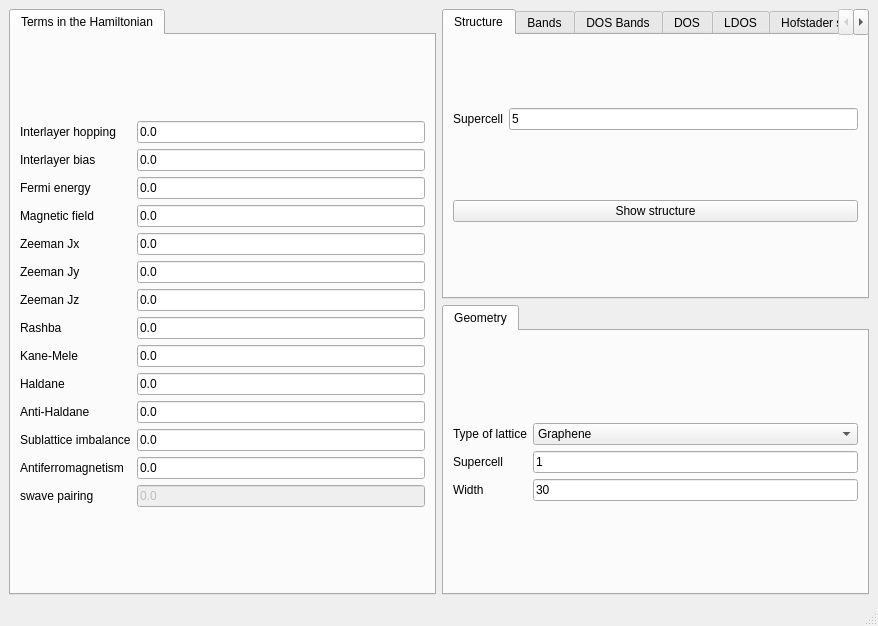
<?xml version="1.0" encoding="UTF-8"?>
<ui version="4.0">
 <class>MainWindow</class>
 <widget class="QMainWindow" name="MainWindow">
  <property name="geometry">
   <rect>
    <x>0</x>
    <y>0</y>
    <width>878</width>
    <height>626</height>
   </rect>
  </property>
  <property name="windowTitle">
   <string>Hofstadter spectra</string>
  </property>
  <widget class="QWidget" name="centralwidget">
   <layout class="QGridLayout" name="gridLayout_9">
    <item row="0" column="0" rowspan="2">
     <widget class="QTabWidget" name="tabWidget_2">
      <property name="currentIndex">
       <number>0</number>
      </property>
      <widget class="QWidget" name="tab_3">
       <attribute name="title">
        <string>Terms in the Hamiltonian</string>
       </attribute>
       <layout class="QGridLayout" name="gridLayout_12">
        <item row="0" column="0">
         <layout class="QGridLayout" name="gridLayout">
          <item row="12" column="1">
           <widget class="QLineEdit" name="mAF">
            <property name="enabled">
             <bool>true</bool>
            </property>
            <property name="text">
             <string>0.0</string>
            </property>
           </widget>
          </item>
          <item row="7" column="0">
           <widget class="QLabel" name="label_10">
            <property name="text">
             <string>Rashba</string>
            </property>
           </widget>
          </item>
          <item row="8" column="0">
           <widget class="QLabel" name="label_11">
            <property name="text">
             <string>Kane-Mele</string>
            </property>
           </widget>
          </item>
          <item row="2" column="1">
           <widget class="QLineEdit" name="fermi">
            <property name="enabled">
             <bool>true</bool>
            </property>
            <property name="text">
             <string>0.0</string>
            </property>
           </widget>
          </item>
          <item row="7" column="1">
           <widget class="QLineEdit" name="rashba">
            <property name="enabled">
             <bool>true</bool>
            </property>
            <property name="text">
             <string>0.0</string>
            </property>
           </widget>
          </item>
          <item row="9" column="1">
           <widget class="QLineEdit" name="haldane">
            <property name="text">
             <string>0.0</string>
            </property>
           </widget>
          </item>
          <item row="11" column="1">
           <widget class="QLineEdit" name="mAB">
            <property name="text">
             <string>0.0</string>
            </property>
           </widget>
          </item>
          <item row="4" column="1">
           <widget class="QLineEdit" name="Bx">
            <property name="enabled">
             <bool>true</bool>
            </property>
            <property name="text">
             <string>0.0</string>
            </property>
           </widget>
          </item>
          <item row="6" column="0">
           <widget class="QLabel" name="label_5">
            <property name="text">
             <string>Zeeman Jz</string>
            </property>
           </widget>
          </item>
          <item row="3" column="0">
           <widget class="QLabel" name="label_14">
            <property name="text">
             <string>Magnetic field</string>
            </property>
           </widget>
          </item>
          <item row="6" column="1">
           <widget class="QLineEdit" name="Bz">
            <property name="enabled">
             <bool>true</bool>
            </property>
            <property name="text">
             <string>0.0</string>
            </property>
           </widget>
          </item>
          <item row="9" column="0">
           <widget class="QLabel" name="label_24">
            <property name="text">
             <string>Haldane</string>
            </property>
           </widget>
          </item>
          <item row="10" column="1">
           <widget class="QLineEdit" name="antihaldane">
            <property name="text">
             <string>0.0</string>
            </property>
           </widget>
          </item>
          <item row="13" column="0">
           <widget class="QLabel" name="label_26">
            <property name="text">
             <string>swave pairing</string>
            </property>
           </widget>
          </item>
          <item row="13" column="1">
           <widget class="QLineEdit" name="swave">
            <property name="enabled">
             <bool>false</bool>
            </property>
            <property name="text">
             <string>0.0</string>
            </property>
           </widget>
          </item>
          <item row="5" column="1">
           <widget class="QLineEdit" name="By">
            <property name="enabled">
             <bool>true</bool>
            </property>
            <property name="text">
             <string>0.0</string>
            </property>
           </widget>
          </item>
          <item row="2" column="0">
           <widget class="QLabel" name="label">
            <property name="text">
             <string>Fermi energy</string>
            </property>
           </widget>
          </item>
          <item row="3" column="1">
           <widget class="QLineEdit" name="peierls">
            <property name="enabled">
             <bool>true</bool>
            </property>
            <property name="text">
             <string>0.0</string>
            </property>
           </widget>
          </item>
          <item row="8" column="1">
           <widget class="QLineEdit" name="kanemele">
            <property name="enabled">
             <bool>true</bool>
            </property>
            <property name="text">
             <string>0.0</string>
            </property>
           </widget>
          </item>
          <item row="12" column="0">
           <widget class="QLabel" name="label_13">
            <property name="text">
             <string>Antiferromagnetism</string>
            </property>
           </widget>
          </item>
          <item row="10" column="0">
           <widget class="QLabel" name="label_25">
            <property name="text">
             <string>Anti-Haldane</string>
            </property>
           </widget>
          </item>
          <item row="4" column="0">
           <widget class="QLabel" name="label_3">
            <property name="text">
             <string>Zeeman Jx</string>
            </property>
           </widget>
          </item>
          <item row="5" column="0">
           <widget class="QLabel" name="label_4">
            <property name="text">
             <string>Zeeman Jy</string>
            </property>
           </widget>
          </item>
          <item row="11" column="0">
           <widget class="QLabel" name="label_12">
            <property name="text">
             <string>Sublattice imbalance</string>
            </property>
           </widget>
          </item>
          <item row="0" column="1">
           <widget class="QLineEdit" name="ti">
            <property name="text">
             <string>0.0</string>
            </property>
           </widget>
          </item>
          <item row="0" column="0">
           <widget class="QLabel" name="label_22">
            <property name="text">
             <string>Interlayer hopping</string>
            </property>
           </widget>
          </item>
          <item row="1" column="0">
           <widget class="QLabel" name="label_23">
            <property name="text">
             <string>Interlayer bias</string>
            </property>
           </widget>
          </item>
          <item row="1" column="1">
           <widget class="QLineEdit" name="bias">
            <property name="text">
             <string>0.0</string>
            </property>
           </widget>
          </item>
         </layout>
        </item>
       </layout>
      </widget>
     </widget>
    </item>
    <item row="0" column="1">
     <widget class="QTabWidget" name="tabWidget_3">
      <property name="currentIndex">
       <number>0</number>
      </property>
      <widget class="QWidget" name="tab_4">
       <attribute name="title">
        <string>Structure</string>
       </attribute>
       <layout class="QGridLayout" name="gridLayout_18">
        <item row="0" column="0">
         <layout class="QGridLayout" name="gridLayout_3">
          <item row="0" column="1">
           <widget class="QLineEdit" name="nsuper_struct">
            <property name="text">
             <string>5</string>
            </property>
           </widget>
          </item>
          <item row="0" column="0">
           <widget class="QLabel" name="label_7">
            <property name="text">
             <string>Supercell</string>
            </property>
           </widget>
          </item>
         </layout>
        </item>
        <item row="1" column="0">
         <widget class="QPushButton" name="show_structure">
          <property name="text">
           <string>Show structure</string>
          </property>
         </widget>
        </item>
       </layout>
      </widget>
      <widget class="QWidget" name="tab_5">
       <attribute name="title">
        <string>Bands</string>
       </attribute>
       <layout class="QGridLayout" name="gridLayout_17">
        <item row="0" column="0">
         <widget class="QPushButton" name="show_bands">
          <property name="text">
           <string>Band structure</string>
          </property>
         </widget>
        </item>
        <item row="1" column="0">
         <layout class="QGridLayout" name="gridLayout_2">
          <item row="0" column="0">
           <widget class="QLabel" name="label_15">
            <property name="text">
             <string>Operator</string>
            </property>
           </widget>
          </item>
          <item row="0" column="1">
           <widget class="QComboBox" name="bands_color">
            <property name="currentIndex">
             <number>0</number>
            </property>
            <item>
             <property name="text">
              <string>None</string>
             </property>
            </item>
            <item>
             <property name="text">
              <string>y-position</string>
             </property>
            </item>
            <item>
             <property name="text">
              <string>Sx</string>
             </property>
            </item>
            <item>
             <property name="text">
              <string>Sy</string>
             </property>
            </item>
            <item>
             <property name="text">
              <string>Sz</string>
             </property>
            </item>
            <item>
             <property name="text">
              <string>Valley</string>
             </property>
            </item>
           </widget>
          </item>
          <item row="1" column="0">
           <widget class="QLabel" name="label_9">
            <property name="text">
             <string># kpoints</string>
            </property>
           </widget>
          </item>
          <item row="1" column="1">
           <widget class="QLineEdit" name="nk_bands">
            <property name="text">
             <string>100</string>
            </property>
           </widget>
          </item>
         </layout>
        </item>
       </layout>
      </widget>
      <widget class="QWidget" name="tab_9">
       <attribute name="title">
        <string>DOS Bands</string>
       </attribute>
       <layout class="QGridLayout" name="gridLayout_14">
        <item row="0" column="0">
         <layout class="QGridLayout" name="gridLayout_11">
          <item row="0" column="1">
           <widget class="QLineEdit" name="delta_kbands">
            <property name="text">
             <string>0.02</string>
            </property>
           </widget>
          </item>
          <item row="0" column="0">
           <widget class="QLabel" name="label_27">
            <property name="text">
             <string>Smearing</string>
            </property>
           </widget>
          </item>
          <item row="1" column="1">
           <widget class="QLineEdit" name="ne_kbands">
            <property name="text">
             <string>400</string>
            </property>
           </widget>
          </item>
          <item row="1" column="0">
           <widget class="QLabel" name="label_28">
            <property name="text">
             <string># of energies</string>
            </property>
           </widget>
          </item>
          <item row="2" column="0">
           <widget class="QLabel" name="label_29">
            <property name="text">
             <string>Energy window</string>
            </property>
           </widget>
          </item>
          <item row="2" column="1">
           <widget class="QLineEdit" name="window_kbands">
            <property name="text">
             <string>3.0</string>
            </property>
           </widget>
          </item>
          <item row="3" column="0">
           <widget class="QLabel" name="label_30">
            <property name="text">
             <string>KPM scale</string>
            </property>
           </widget>
          </item>
          <item row="3" column="1">
           <widget class="QLineEdit" name="scale_kbands">
            <property name="text">
             <string>10.0</string>
            </property>
           </widget>
          </item>
          <item row="4" column="0">
           <widget class="QLabel" name="label_31">
            <property name="text">
             <string># vectors</string>
            </property>
           </widget>
          </item>
          <item row="4" column="1">
           <widget class="QLineEdit" name="nv_kbands">
            <property name="text">
             <string>3</string>
            </property>
           </widget>
          </item>
         </layout>
        </item>
        <item row="0" column="1">
         <widget class="QPushButton" name="show_dosbands">
          <property name="toolTip">
           <string>This is equivalent to band structure calculation, but it can be applied for very large systems</string>
          </property>
          <property name="text">
           <string>Show DOS Bands</string>
          </property>
         </widget>
        </item>
       </layout>
      </widget>
      <widget class="QWidget" name="tab_6">
       <attribute name="title">
        <string>DOS</string>
       </attribute>
       <layout class="QGridLayout" name="gridLayout_15">
        <item row="0" column="0">
         <widget class="QPushButton" name="show_dos">
          <property name="text">
           <string>Density of states</string>
          </property>
         </widget>
        </item>
        <item row="1" column="0">
         <layout class="QGridLayout" name="gridLayout_5">
          <item row="0" column="0">
           <widget class="QLabel" name="label_16">
            <property name="text">
             <string>Smearing</string>
            </property>
           </widget>
          </item>
          <item row="0" column="1">
           <widget class="QLineEdit" name="DOS_smearing">
            <property name="text">
             <string>0.01</string>
            </property>
           </widget>
          </item>
         </layout>
        </item>
       </layout>
      </widget>
      <widget class="QWidget" name="tab_7">
       <attribute name="title">
        <string>LDOS</string>
       </attribute>
       <layout class="QGridLayout" name="gridLayout_16">
        <item row="0" column="0">
         <layout class="QGridLayout" name="gridLayout_6">
          <item row="0" column="1">
           <widget class="QLineEdit" name="ne_ldos">
            <property name="text">
             <string>300</string>
            </property>
           </widget>
          </item>
          <item row="3" column="1">
           <widget class="QLineEdit" name="delta_ldos">
            <property name="text">
             <string>0.03</string>
            </property>
           </widget>
          </item>
          <item row="3" column="0">
           <widget class="QLabel" name="label_20">
            <property name="text">
             <string>Smearing</string>
            </property>
           </widget>
          </item>
          <item row="1" column="1">
           <widget class="QLineEdit" name="nk_ldos">
            <property name="text">
             <string>20</string>
            </property>
           </widget>
          </item>
          <item row="0" column="0">
           <widget class="QLabel" name="label_17">
            <property name="text">
             <string># of energies</string>
            </property>
           </widget>
          </item>
          <item row="1" column="0">
           <widget class="QLabel" name="label_18">
            <property name="text">
             <string># of kpoints</string>
            </property>
           </widget>
          </item>
          <item row="2" column="0">
           <widget class="QLabel" name="label_19">
            <property name="text">
             <string>Energy window</string>
            </property>
           </widget>
          </item>
          <item row="2" column="1">
           <widget class="QLineEdit" name="window_ldos">
            <property name="text">
             <string>0.5</string>
            </property>
           </widget>
          </item>
          <item row="4" column="1">
           <widget class="QLineEdit" name="nsuper_ldos">
            <property name="text">
             <string>1</string>
            </property>
           </widget>
          </item>
          <item row="4" column="0">
           <widget class="QLabel" name="label_21">
            <property name="text">
             <string>Supercell</string>
            </property>
           </widget>
          </item>
         </layout>
        </item>
        <item row="0" column="1">
         <widget class="QPushButton" name="show_interactive_ldos">
          <property name="text">
           <string>Show LDOS</string>
          </property>
         </widget>
        </item>
       </layout>
      </widget>
      <widget class="QWidget" name="tab">
       <attribute name="title">
        <string>Hofstader spectra</string>
       </attribute>
       <layout class="QGridLayout" name="gridLayout_13">
        <item row="0" column="0" rowspan="2">
         <layout class="QGridLayout" name="gridLayout_7">
          <item row="1" column="0">
           <widget class="QLabel" name="label_33">
            <property name="text">
             <string>Final B</string>
            </property>
           </widget>
          </item>
          <item row="4" column="1">
           <widget class="QLineEdit" name="nume_hofs">
            <property name="text">
             <string>100</string>
            </property>
           </widget>
          </item>
          <item row="3" column="0">
           <widget class="QLabel" name="label_35">
            <property name="text">
             <string>Energy window</string>
            </property>
           </widget>
          </item>
          <item row="2" column="1">
           <widget class="QLineEdit" name="numb_hofs">
            <property name="text">
             <string>30</string>
            </property>
           </widget>
          </item>
          <item row="4" column="0">
           <widget class="QLabel" name="label_36">
            <property name="text">
             <string># of energies</string>
            </property>
           </widget>
          </item>
          <item row="3" column="1">
           <widget class="QLineEdit" name="ewindow_hofs">
            <property name="text">
             <string>1.0</string>
            </property>
           </widget>
          </item>
          <item row="1" column="1">
           <widget class="QLineEdit" name="maxb_hofs">
            <property name="text">
             <string>0.05</string>
            </property>
           </widget>
          </item>
          <item row="5" column="0">
           <widget class="QLabel" name="label_38">
            <property name="text">
             <string># of iterations</string>
            </property>
           </widget>
          </item>
          <item row="0" column="1">
           <widget class="QLineEdit" name="minb_hofs">
            <property name="text">
             <string>0.0</string>
            </property>
           </widget>
          </item>
          <item row="0" column="0">
           <widget class="QLabel" name="label_32">
            <property name="text">
             <string>Initial B</string>
            </property>
           </widget>
          </item>
          <item row="2" column="0">
           <widget class="QLabel" name="label_34">
            <property name="text">
             <string># of B</string>
            </property>
           </widget>
          </item>
          <item row="5" column="1">
           <widget class="QLineEdit" name="nite_hofs">
            <property name="toolTip">
             <string>Number of random vectors used in the KPM. INcrease this number to remove noise</string>
            </property>
            <property name="text">
             <string>5</string>
            </property>
           </widget>
          </item>
          <item row="6" column="1">
           <widget class="QLineEdit" name="nk_hofs">
            <property name="toolTip">
             <string>NUmber of kpoints in KPM. It should not very critical for the hofstader spectra</string>
            </property>
            <property name="text">
             <string>30</string>
            </property>
           </widget>
          </item>
          <item row="6" column="0">
           <widget class="QLabel" name="label_39">
            <property name="text">
             <string># of kpoints</string>
            </property>
           </widget>
          </item>
         </layout>
        </item>
        <item row="0" column="1">
         <layout class="QGridLayout" name="gridLayout_8">
          <item row="0" column="1">
           <widget class="QComboBox" name="hofstader_mode">
            <item>
             <property name="text">
              <string>Bulk</string>
             </property>
            </item>
            <item>
             <property name="text">
              <string>All</string>
             </property>
            </item>
            <item>
             <property name="text">
              <string>Edge</string>
             </property>
            </item>
           </widget>
          </item>
          <item row="0" column="0">
           <widget class="QLabel" name="label_37">
            <property name="text">
             <string>Mode</string>
            </property>
           </widget>
          </item>
         </layout>
        </item>
        <item row="1" column="1">
         <widget class="QPushButton" name="show_hofstader">
          <property name="text">
           <string>Hofstader spectra</string>
          </property>
         </widget>
        </item>
       </layout>
      </widget>
     </widget>
    </item>
    <item row="1" column="1">
     <widget class="QTabWidget" name="tabWidget">
      <property name="currentIndex">
       <number>0</number>
      </property>
      <property name="documentMode">
       <bool>false</bool>
      </property>
      <property name="tabsClosable">
       <bool>false</bool>
      </property>
      <property name="movable">
       <bool>false</bool>
      </property>
      <widget class="QWidget" name="tab_2">
       <attribute name="title">
        <string>Geometry</string>
       </attribute>
       <layout class="QGridLayout" name="gridLayout_10">
        <item row="0" column="0">
         <layout class="QGridLayout" name="gridLayout_4">
          <item row="0" column="0">
           <widget class="QLabel" name="label_8">
            <property name="text">
             <string>Type of lattice</string>
            </property>
           </widget>
          </item>
          <item row="0" column="1">
           <widget class="QComboBox" name="lattice">
            <item>
             <property name="text">
              <string>Graphene</string>
             </property>
            </item>
            <item>
             <property name="text">
              <string>Bilayer graphene AB</string>
             </property>
            </item>
            <item>
             <property name="text">
              <string>Bilayer graphene AA</string>
             </property>
            </item>
            <item>
             <property name="text">
              <string>Square</string>
             </property>
            </item>
            <item>
             <property name="text">
              <string>Honeycomb zigzag</string>
             </property>
            </item>
            <item>
             <property name="text">
              <string>Honeycomb armchair</string>
             </property>
            </item>
            <item>
             <property name="text">
              <string>Triangular</string>
             </property>
            </item>
            <item>
             <property name="text">
              <string>Kagome</string>
             </property>
            </item>
            <item>
             <property name="text">
              <string>Lieb</string>
             </property>
            </item>
           </widget>
          </item>
          <item row="1" column="1">
           <widget class="QLineEdit" name="nsuper">
            <property name="text">
             <string>1</string>
            </property>
           </widget>
          </item>
          <item row="1" column="0">
           <widget class="QLabel" name="label_6">
            <property name="text">
             <string>Supercell</string>
            </property>
           </widget>
          </item>
          <item row="2" column="1">
           <widget class="QLineEdit" name="width">
            <property name="text">
             <string>30</string>
            </property>
           </widget>
          </item>
          <item row="2" column="0">
           <widget class="QLabel" name="label_2">
            <property name="text">
             <string>Width</string>
            </property>
           </widget>
          </item>
         </layout>
        </item>
       </layout>
      </widget>
     </widget>
    </item>
   </layout>
  </widget>
  <widget class="QMenuBar" name="menubar">
   <property name="geometry">
    <rect>
     <x>0</x>
     <y>0</y>
     <width>878</width>
     <height>20</height>
    </rect>
   </property>
  </widget>
  <widget class="QStatusBar" name="statusbar"/>
 </widget>
 <resources/>
 <connections/>
</ui>
